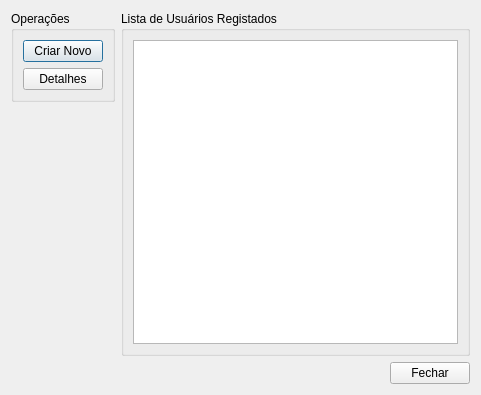
<?xml version="1.0" encoding="UTF-8"?>
<ui version="4.0">
 <class>ManageUsersDialog</class>
 <widget class="QDialog" name="ManageUsersDialog">
  <property name="geometry">
   <rect>
    <x>0</x>
    <y>0</y>
    <width>481</width>
    <height>395</height>
   </rect>
  </property>
  <property name="windowTitle">
   <string>Dialog</string>
  </property>
  <layout class="QVBoxLayout" name="verticalLayout_3">
   <item>
    <layout class="QHBoxLayout" name="horizontalLayout">
     <item alignment="Qt::AlignTop">
      <widget class="QGroupBox" name="groupBox">
       <property name="sizePolicy">
        <sizepolicy hsizetype="Fixed" vsizetype="Fixed">
         <horstretch>0</horstretch>
         <verstretch>0</verstretch>
        </sizepolicy>
       </property>
       <property name="title">
        <string>Operações</string>
       </property>
       <layout class="QVBoxLayout" name="verticalLayout">
        <item>
         <widget class="QPushButton" name="new_user_btn">
          <property name="text">
           <string>Criar Novo</string>
          </property>
         </widget>
        </item>
        <item>
         <widget class="QPushButton" name="details_btn">
          <property name="text">
           <string>Detalhes</string>
          </property>
         </widget>
        </item>
       </layout>
      </widget>
     </item>
     <item>
      <widget class="QGroupBox" name="groupBox_2">
       <property name="title">
        <string>Lista de Usuários Registados</string>
       </property>
       <property name="flat">
        <bool>true</bool>
       </property>
       <layout class="QVBoxLayout" name="verticalLayout_2">
        <item>
         <widget class="QTableView" name="users_table">
          <property name="selectionMode">
           <enum>QAbstractItemView::SingleSelection</enum>
          </property>
          <property name="selectionBehavior">
           <enum>QAbstractItemView::SelectRows</enum>
          </property>
          <attribute name="verticalHeaderVisible">
           <bool>false</bool>
          </attribute>
         </widget>
        </item>
       </layout>
      </widget>
     </item>
    </layout>
   </item>
   <item>
    <layout class="QHBoxLayout" name="horizontalLayout_2">
     <item alignment="Qt::AlignRight">
      <widget class="QPushButton" name="close_btn">
       <property name="sizePolicy">
        <sizepolicy hsizetype="Fixed" vsizetype="Fixed">
         <horstretch>0</horstretch>
         <verstretch>0</verstretch>
        </sizepolicy>
       </property>
       <property name="text">
        <string>Fechar</string>
       </property>
      </widget>
     </item>
    </layout>
   </item>
  </layout>
 </widget>
 <resources/>
 <connections/>
</ui>
